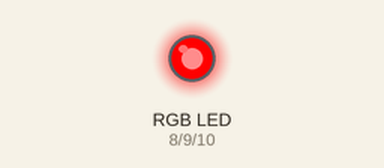
Recording of a sketch running on a simulated Arduino Uno, built with avr-gcc and run on an emulated ATmega328P. Shown: an RGB LED mixed from three pins (HIGH = lit).

Above: at 0.2 s.
At 1.2 s:
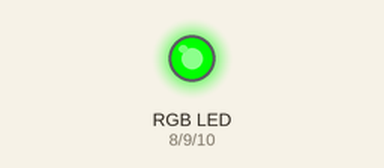
At 1.7 s:
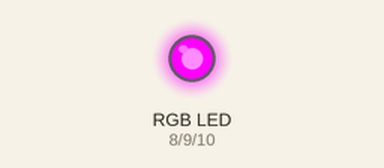
At 3.2 s:
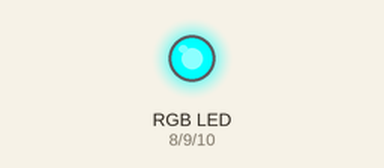
At 5.7 s:
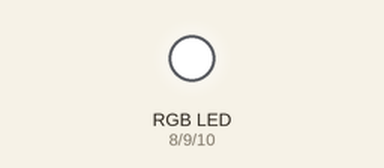
At 7.7 s:
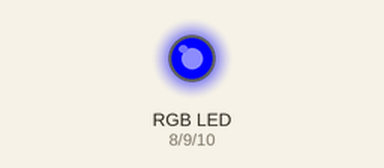
Timing chart, 0 to 8.1 s (numbered marks = the images above):
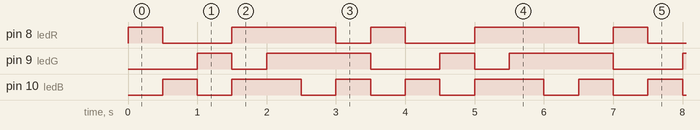

The sketch:

Led-Rgb.ino
```cpp
#define ledR 8 // Cada um dos Led que são os pinose
#define ledG 9
#define ledB 10

void vermelho() {
  digitalWrite(ledR, HIGH);  // Acende vermelho
  digitalWrite(ledG, LOW);   // Apaga azul
  digitalWrite(ledB, LOW);   // Apaga verde
}

void azul() {
  digitalWrite(ledR, LOW);
  digitalWrite(ledG, LOW);
  digitalWrite(ledB, HIGH); // Acende azul
}

void verde() {
  digitalWrite(ledR, LOW);
  digitalWrite(ledG, HIGH); // Acende verde
  digitalWrite(ledB, LOW);
}

void amarelo() {
  digitalWrite(ledR, HIGH);  // Acende vermelho
  digitalWrite(ledG, HIGH);  // Acende verde
  digitalWrite(ledB, LOW);   // Apaga azul
}

void branco() {
  digitalWrite(ledR, HIGH);  // Acende vermelho
  digitalWrite(ledG, HIGH);  // Acende verde
  digitalWrite(ledB, HIGH);  // Acende azul
}

void magenta() {
  digitalWrite(ledR, HIGH);  // Acende vermelho
  digitalWrite(ledG, LOW);   // Apaga verde
  digitalWrite(ledB, HIGH);  // Acende azul
}

void ciano() {
  digitalWrite(ledR, LOW);   // Apaga vermelho
  digitalWrite(ledG, HIGH);  // Acende verde
  digitalWrite(ledB, HIGH);  // Acende azul
}


void setup(){
  pinMode(ledR, OUTPUT);
  pinMode(ledG, OUTPUT);
  pinMode(ledB, OUTPUT);
}

void loop(){

  vermelho();
  delay(500);

  azul();
  delay(500);

   verde();
  delay(500);

  magenta();
  delay(500);

  branco();
  delay(500);

  amarelo();
  delay(500);

  ciano();
  delay(500);

}
```

Measured:
- by itself, pin 8 (ledR): repeats every 3.5 s: LOW 1.0 s, HIGH 1.5 s, LOW 0.50 s, HIGH 0.50 s
- by itself, pin 9 (ledG): repeats every 3.5 s: LOW 0.50 s, HIGH 1.5 s, LOW 1.0 s, HIGH 0.50 s
- by itself, pin 10 (ledB): repeats every 3.5 s: LOW 0.50 s, HIGH 1.0 s, 2 × (LOW 0.50 s, HIGH 0.50 s)
